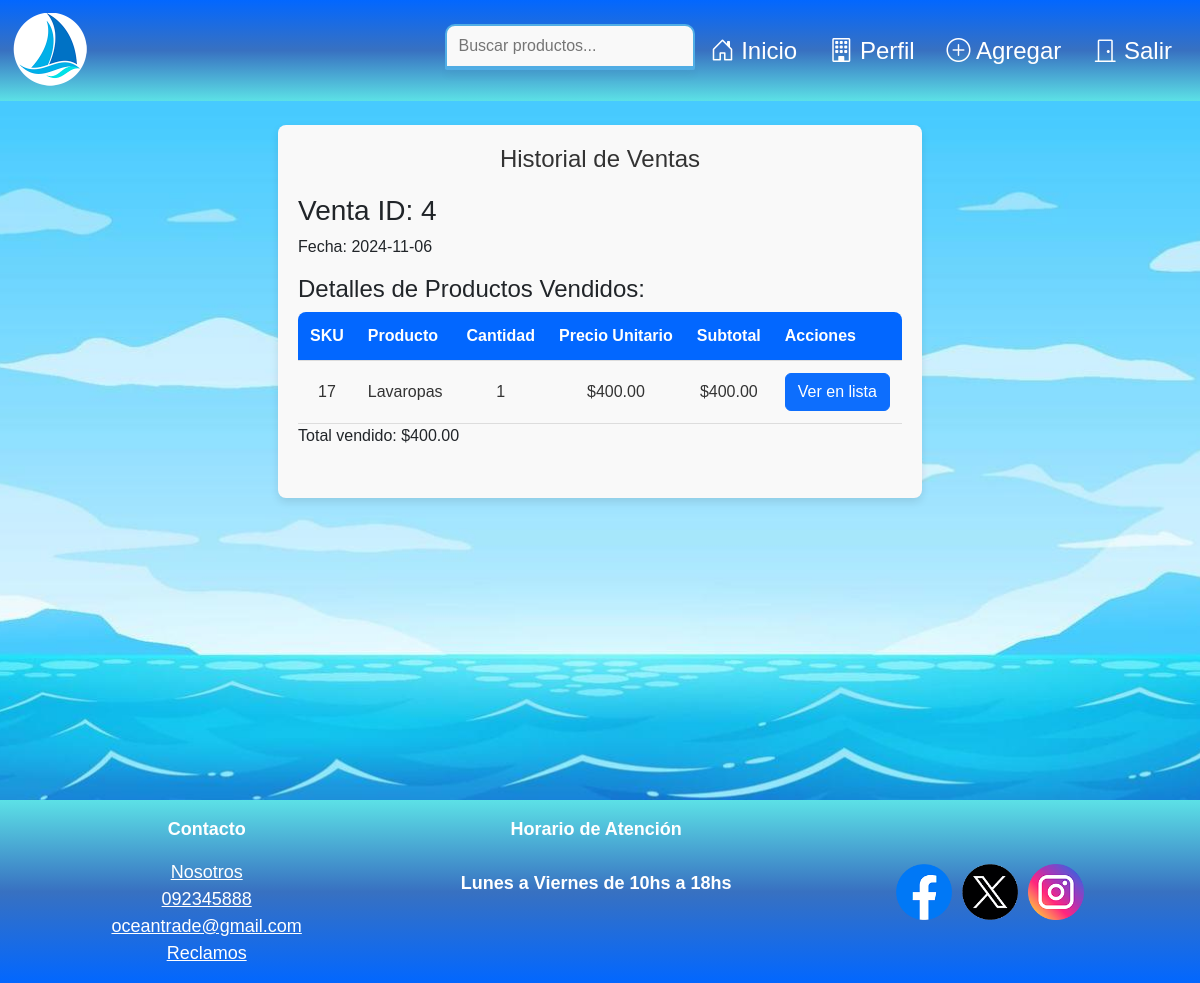
The page /sigto/views/verHistorialVenta.php (signed in) on the database its author committed.
### tables this page shows
CREATE TABLE `venta` (
  `idventa` int(11) NOT NULL,
  `idemp` int(11) DEFAULT NULL,
  `fecha` date NOT NULL,
  `stock` int(5) NOT NULL
);

CREATE TABLE `detalle_venta` (
  `idventa` int(11) NOT NULL,
  `sku` int(11) NOT NULL,
  `cantidad` int(11) NOT NULL,
  `precio_unitario` decimal(10,2) NOT NULL,
  `subtotal` decimal(10,2) NOT NULL
);

CREATE TABLE `producto` (
  `sku` int(11) NOT NULL,
  `idemp` int(11) NOT NULL,
  `nombre` varchar(10) NOT NULL,
  `descripcion` varchar(255) DEFAULT NULL,
  `estado` enum('Nuevo','Usado') NOT NULL,
  `origen` enum('Nacional','Internacional') NOT NULL,
  `precio` int(10) NOT NULL DEFAULT 1 CHECK (`precio` > 0),
  `stock` tinyint(3) DEFAULT NULL,
  `imagen` varchar(255) DEFAULT NULL,
  `visible` tinyint(1) DEFAULT 1,
  `tipo_stock` enum('unidad','cantidad') NOT NULL DEFAULT 'cantidad'
);

### sigto/models/Venta.php (called while the page is built, shortened)
<?php
require_once __DIR__ . '/../config/Database.php';
class Venta {
    private $conn;
    public function __construct() {
        $database = new Database('user');
        $this->conn = $database->getConnection();
    }
public function obtenerHistorialVentas($idemp) {
    $queryVentas = "SELECT idventa, fecha, stock FROM venta WHERE idemp = ?";
    $stmtVentas = $this->conn->prepare($queryVentas);
    $stmtVentas->bind_param("i", $idemp);
    $stmtVentas->execute();
    $resultVentas = $stmtVentas->get_result();
    $ventas = [];
    while ($venta = $resultVentas->fetch_assoc()) {
        $ventaId = $venta['idventa'];
        $venta['detalles'] = $this->obtenerDetallesVenta($ventaId);
        $ventas[] = $venta;
    }
    return $ventas;
}
private function obtenerDetallesVenta($idventa) {
    $queryDetalles = "SELECT dv.sku, dv.cantidad, dv.precio_unitario, dv.subtotal, p.nombre AS nombre_producto
                      FROM detalle_venta dv
                      JOIN producto p ON dv.sku = p.sku
                      WHERE dv.idventa = ?";
    $stmtDetalles = $this->conn->prepare($queryDetalles);
    $stmtDetalles->bind_param("i", $idventa);
    $stmtDetalles->execute();
    $resultDetalles = $stmtDetalles->get_result();
    $detalles = $resultDetalles->fetch_all(MYSQLI_ASSOC);
    return $detalles;
}
}

### sigto/config/Database.php (called while the page is built, shortened)
<?php
class Database {
    private $host = "127.0.0.1";
    private $db_name = "oceantrade";
    private $username;
    private $password;
    public function __construct($role = 'guest') {
        switch ($role) {
            case 'user':
                $this->username = 'app_user';
                $this->password = 'password_app';
                break;
        }
    }
    public function getConnection() {
        $this->conn = null;
        try {
            $this->conn = new mysqli($this->host, $this->username, $this->password, $this->db_name);
        } catch (Exception $e) {
            echo $e->getMessage();
        }
        return $this->conn;
    }
}

### sigto/views/verHistorialVenta.php (the view, shortened to what this page needs)
<?php
require_once __DIR__ . '/../models/Venta.php';
$idemp = $_SESSION['idemp'] ?? null;
$ventaModel = new Venta();
$ventas = $ventaModel->obtenerHistorialVentas($idemp);
?>
<!DOCTYPE html>
<html lang="es">
<head>
    <link rel="stylesheet"  href="https://cdn.jsdelivr.net/npm/bootstrap@5.3.3/dist/css/bootstrap.min.css">
    <link rel="stylesheet" href="https://cdn.jsdelivr.net/npm/bootstrap-icons@1.11.0/font/bootstrap-icons.css">
    <link rel="stylesheet" href="/sigto/assets/css/style.css">
    <link rel="stylesheet" href="/sigto/assets/css/historialventa.css">
</head>
<body>
<div class="contenedor">
    <header>
    <nav class="navbar navbar-expand-sm bg-body-tertiary">
                <div class="container-fluid">
                  <a class="navbar-brand" href="/sigto/views/mainempresa.php"><img class="w-50" src="/sigto/assets/images/navbar logo 2.png" alt="OceanTrade"></a>
                  <div class="collapse navbar-collapse flex-row-reverse" id="navbarSupportedContent">
                  <ul class="navbar-nav mb-2 mb-lg-0">
                      <li class="nav-item mx-3">
                        <a class="text-white fs-4 text-decoration-none" href="/sigto/views/mainempresa.php">
                        <i class="bi bi-house-door"></i> Inicio</a>
                    </li>
                    <li class="nav-item mx-3">
                        <a class="text-white fs-4 text-decoration-none" href="/sigto/views/empresaperfil.php"><i class="bi bi-building"></i> Perfil</a>
                        </li>
                    <li class="nav-item mx-3">
                        <a class="text-white fs-4 text-decoration-none" href="/sigto/views/agregarproducto.php"><i class="bi bi-plus-circle"></i> Agregar</a>
                    </li>
                    <li class="nav-item mx-3">
                        <a class="text-white fs-4 text-decoration-none" href="/sigto/index.php?action=logout">
                        <i class="bi bi-door-closed"></i> Salir</a>
                    </li>
                    </ul>
                    <form id="search-form" action="/sigto/views/catalogo.php" method="GET" autocomplete="off">
                    <input type="text" id="search-words" name="query" placeholder="Buscar productos..." onkeyup="showSuggestions(this.value)">
                    <div id="suggestions"></div>
                    </form>
                  </div>
                </div>
              </nav>
</header>
<main>
<br>
<div class="ventas-container">
<h2>Historial de Ventas</h2>
<?php if (!empty($ventas)): ?>
    <?php foreach ($ventas as $venta): ?>
        <div class="venta">
            <h3>Venta ID: <?= $venta['idventa'] ?></h3>
            <p>Fecha: <?= $venta['fecha'] ?></p>
            <?php $totalVenta = 0; ?>
            <div class="detalle-venta">
                <h4>Detalles de Productos Vendidos:</h4>
                <table>
                    <thead>
                        <tr>
                            <th>SKU</th>
                            <th>Producto</th>
                            <th>Cantidad</th>
                            <th>Precio Unitario</th>
                            <th>Subtotal</th>
                            <th>Acciones</th>
                        </tr>
                    </thead>
                    <tbody>
                        <?php foreach ($venta['detalles'] as $detalle): ?>
                            <tr>
                                <td><?= $detalle['sku'] ?></td>
                                <td><?= $detalle['nombre_producto'] ?></td>
                                <td><?= $detalle['cantidad'] ?></td>
                                <td>$<?= number_format($detalle['precio_unitario'], 2) ?></td>
                                <td>$<?= number_format($detalle['subtotal'], 2) ?></td>
                                <td>
                                <a href="/sigto/views/listarproductos.php" class="btn btn-primary">Ver en lista</a>
                                </td>
                            </tr>
                            <?php
                            $totalVenta += $detalle['subtotal'];
                            ?>
                        <?php endforeach; ?>
                    </tbody>
                </table>
            </div>
            <p>Total vendido: $<?= number_format($totalVenta, 2) ?></p>
        </div>
    <?php endforeach; ?>
<?php else: ?>
    <p>No se han registrado ventas hasta ahora.</p>
<?php endif; ?>
</div>
</main>
</div>
<footer>
    <div class="footer-container">
        <div class="footer-item">
            <p>Contacto</p>
            <a href="/sigto/views/nosotroscliente.php">Nosotros</a>
            <br>
            <a href="tel:+598 92345888">092345888</a>
            <br>
            <a href="mailto: oceantrade@gmail.com">oceantrade@gmail.com</a>
            <br>
            <a href="reclamoscliente.php">Reclamos</a>
        </div>
        <div class="footer-item">
            <p>Horario de Atención <br><br>Lunes a Viernes de 10hs a 18hs</p>
        </div>
        <div class="footer-redes">
            <a href="https://www.facebook.com/AkakuroCode/"><img class="redes" src="/sigto/assets/images/facebook logo.png" alt="Facebook"></a>
            <a href="https://x.com/AkakuroCode"><img class="redes" src="/sigto/assets/images/x.png" alt="Twitter"></a>
            <a href="https://www.instagram.com/akakurocode/"><img class="redes" src="/sigto/assets/images/ig logo.png" alt="Instagram"></a>
        </div>
    </div>
</footer>
</body>
</html>

### sigto/assets/css/style.css (style rules this page uses)
:root { --azuloscuro: #0267FF; --azulmedio: #3871C1; --azulclaro: #51Aee5; --turquesa: #5CE1E6; }
body { font-family: Arial, Helvetica, sans-serif, sans-serif; margin: 0; padding: 0; background-image: url('../images/ocean\ background.jpg'); background-size:cover; background-repeat: no-repeat; background-position: center; }
main { display: flex; flex-direction: column; }
.navbar { background: linear-gradient(to top , var(--turquesa) ,var(--azulmedio),var(--azuloscuro)) !important; }
.contenedor { min-height: 100vh; display: flex; flex-direction: column; justify-content: flex-start; grid-template-rows: auto 1fr auto; }
footer { background: linear-gradient(to bottom , var(--turquesa) ,var(--azulmedio),var(--azuloscuro)); text-align: center; padding: 1rem 2rem; margin-top: auto; }
.footer-container { color: white; display: grid; grid-template-columns: auto auto auto; }
.footer-item p { font-weight: bold; font-size: large; }
.footer-item a { color: white; font-size: large; }
.footer-redes { display: flex; justify-content: center; align-items: center; }
.redes { max-width: 3.5em; height: auto; margin: 5px; transition: transform 0.2s ease, filter 0.3s ease; }
input[type="text"], input[type="number"],input[type="list"] { display: block; margin-bottom: 10px; padding: 5px; width: 94%; box-sizing: border-box; }
h2 { margin-top: 0; }
#search-form { position: relative; }
#search-words { width: 250px; padding: 8px 12px; border: 2px solid var(--azulclaro); border-radius: 10px 10px 0 0; background-color: #f9f9f9; outline: none; transition: width 0.4s ease, border-color 0.3s ease; }
#suggestions { position: absolute; top: 82%; left: 0; width: 100%; background-color: #f9f9f9; border: 1px solid var(--azulclaro); border-radius: 0 0 10px 10px; box-shadow: 0px 4px 8px rgba(0, 0, 0, 0.1); max-height: 200px; overflow-y: auto; z-index: 9999; }

### sigto/assets/css/historialventa.css (style rules this page uses)
.ventas-container { max-width: 1000px; margin: 0 auto; padding: 20px; background-color: #f9f9f9; border-radius: 8px; box-shadow: 0 4px 8px rgba(0, 0, 0, 0.1); }
h2 { text-align: center; font-size: 24px; margin-bottom: 20px; color: #333; }
.venta { margin-bottom: 30px; }
.detalle-venta table { width: 100%; border-collapse: collapse; font-size: 16px; color: #333; }
.detalle-venta th, .detalle-venta td { padding: 12px; text-align: left; border-bottom: 1px solid #ddd; }
.detalle-venta th { background-color: #0267FF; color: white; font-weight: bold; }
.detalle-venta th:first-child { border-top-left-radius: 8px; }
.detalle-venta th:last-child { border-top-right-radius: 8px; }
.detalle-venta td { text-align: center; }

### rows shown on the page
venta: idventa "4", fecha "2024-11-06", totalVenta "400.00"
detalle_venta: sku "17", sku.nombre "Lavaropas", cantidad "1", precio_unitario "400.00", subtotal "400.00"
